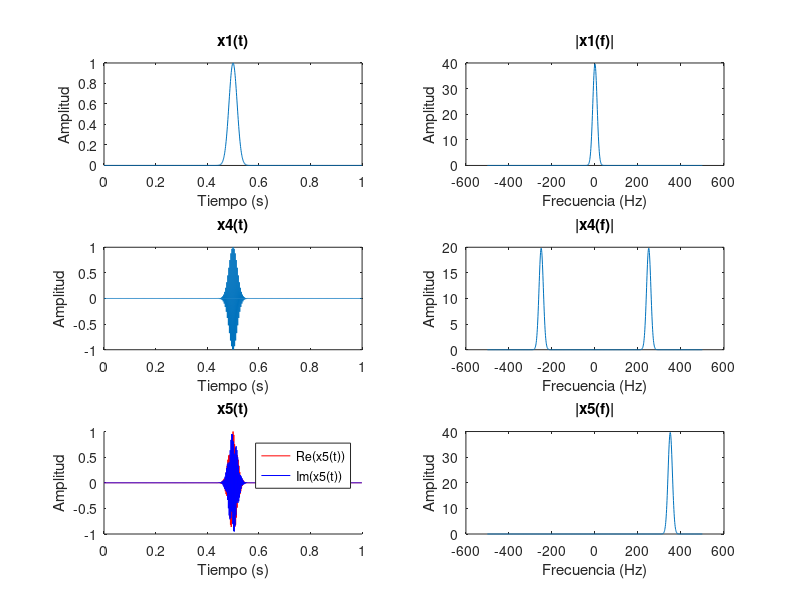

MATLAB code to generate this figure:
clear all; % Borra todas las variables del workspace
close all; % Cierra todas las figuras abiertas

Fs = 1000; % Frecuencia de muestreo en Hz
Ts = 1/Fs; % Período de muestreo en segundos
t = 0:Ts:1-Ts; % Vector de tiempo de 1 segundo de duración con paso Ts
N = length(t); % Número total de muestras
f = -Fs/2: Fs/N: Fs/2 -1; % Vector de frecuencias centrado en 0 Hz

% Generación de una señal gaussiana en el dominio del tiempo
x1 = exp(-2000*(t-0.5).^2); % Pulso gaussiano centrado en t = 0.5s

% Cálculo de la Transformada de Fourier de x1
fft_x1 = fft(x1); % Cálculo de la FFT
fft_x1 = fftshift(fft_x1); % Desplazamiento del espectro para centrarlo en 0 Hz
fft_x1 = abs(fft_x1); % Se toma el valor absoluto para obtener la magnitud

% Modulación de x1 con una onda coseno de 250 Hz
x4 = x1 .* cos(2*pi*250*t); % Multiplicación en el dominio del tiempo

figure; % Nueva figura para graficar

% Gráfico de la señal original x1 en el dominio del tiempo
subplot(321);
plot(t, x1);
title('x1(t)');
xlabel('Tiempo (s)');
ylabel('Amplitud');

% Gráfico del espectro de x1 en el dominio de la frecuencia
subplot(322);
plot(f, fft_x1);
title('|x1(f)|');
xlabel('Frecuencia (Hz)');
ylabel('Amplitud');

% Gráfico de la señal modulada x4 en el dominio del tiempo
subplot(323);
plot(t, x4);
title('x4(t)');
xlabel('Tiempo (s)');
ylabel('Amplitud');

% Cálculo de la FFT de x4
fft_x4 = fft(x4);
fft_x4 = fftshift(fft_x4);
fft_x4 = abs(fft_x4);

% Gráfico del espectro de x4 en el dominio de la frecuencia
subplot(324);
plot(f, fft_x4);
title('|x4(f)|');
xlabel('Frecuencia (Hz)');
ylabel('Amplitud');

% Modulación de x1 con una exponencial compleja de 350 Hz
x5 = x1 .* exp(1i*2*pi*350*t); % Modulación en frecuencia

% Gráfico de la señal modulada x5 en el dominio del tiempo
subplot(325);
hold on;
plot(t, real(x5), 'r'); % Parte real en rojo
title('x5(t)');
plot(t, imag(x5), 'b'); % Parte imaginaria en azul
legend('Re(x5(t))', 'Im(x5(t))');
xlabel('Tiempo (s)');
ylabel('Amplitud');
hold off;

% Cálculo de la FFT de x5
fft_x5 = fft(x5);
fft_x5 = fftshift(fft_x5);
fft_x5 = abs(fft_x5);

% Gráfico del espectro de x5 en el dominio de la frecuencia
subplot(326);
plot(f, fft_x5);
title('|x5(f)|');
xlabel('Frecuencia (Hz)');
ylabel('Amplitud');

% Comentarios finales:
% - La multiplicación por un coseno desplaza el espectro de la señal en ± la frecuencia del coseno,
%   lo que se observa en el gráfico de |x4(f)|.
% - La multiplicación por una exponencial compleja genera un desplazamiento en una sola dirección,
%   eliminando las frecuencias negativas, lo que se observa en |x5(f)|.